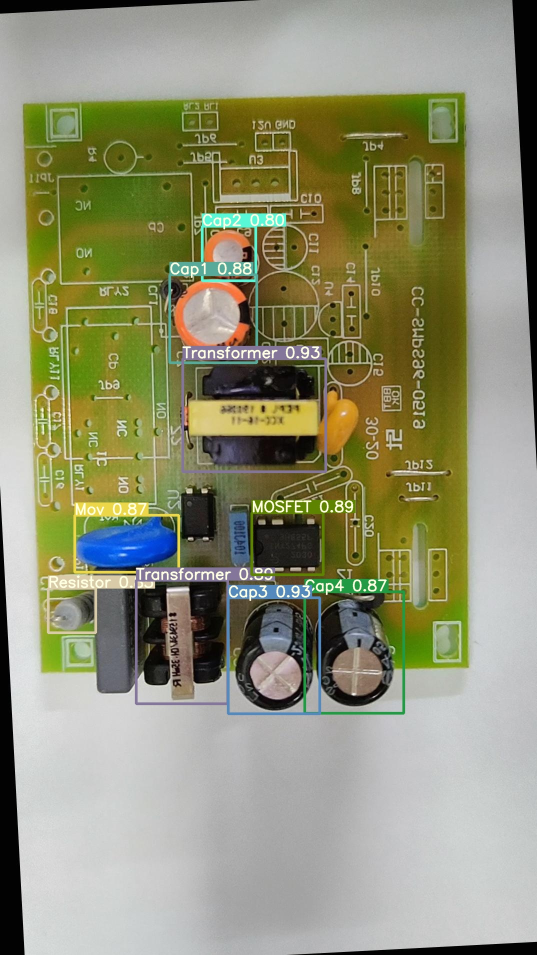
#> input picture ut/p2/p2.jpg, 1074 x 1910 px (shown at 1/2 size)
$ python myUnion.py
#> lines starting #> are read from the running program, lines starting #| are printed output that depends on the picture
import cv2
import numpy as np

if __name__ == '__main__':
    n0 = cv2.imread(f'ut/p2/p2.jpg')
#> n0 is the input picture: shape (1910, 1074, 3); mean B, G, R 117.3, 145.5, 144.6
    n1 = cv2.imread(f'ut/p2/test2.jpg')
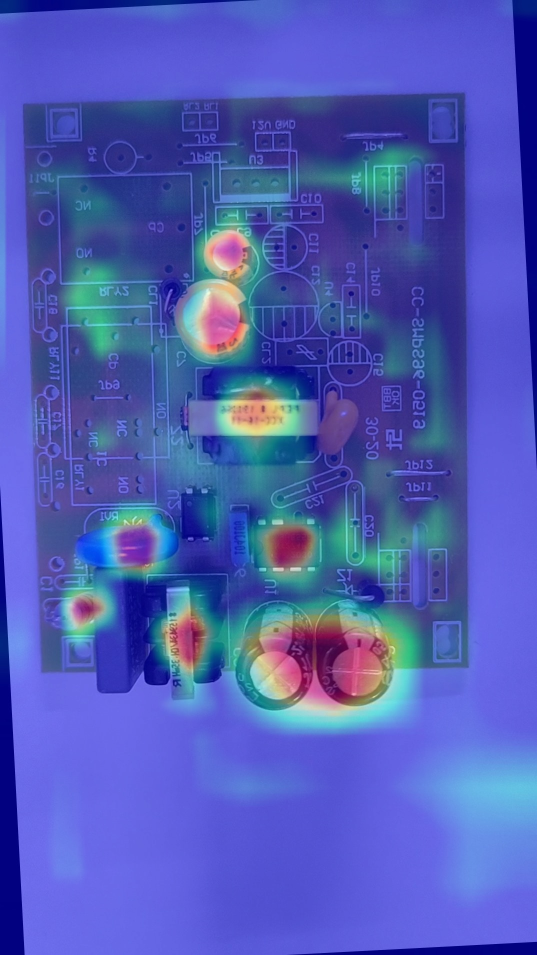
#> input picture ut/p2/test2.jpg, 1074 x 1910 px (shown at 1/2 size)
#> n1 is the input picture: shape (1910, 1074, 3); mean B, G, R 182, 91.5, 79.3
    n = cv2.add(n1,n0)
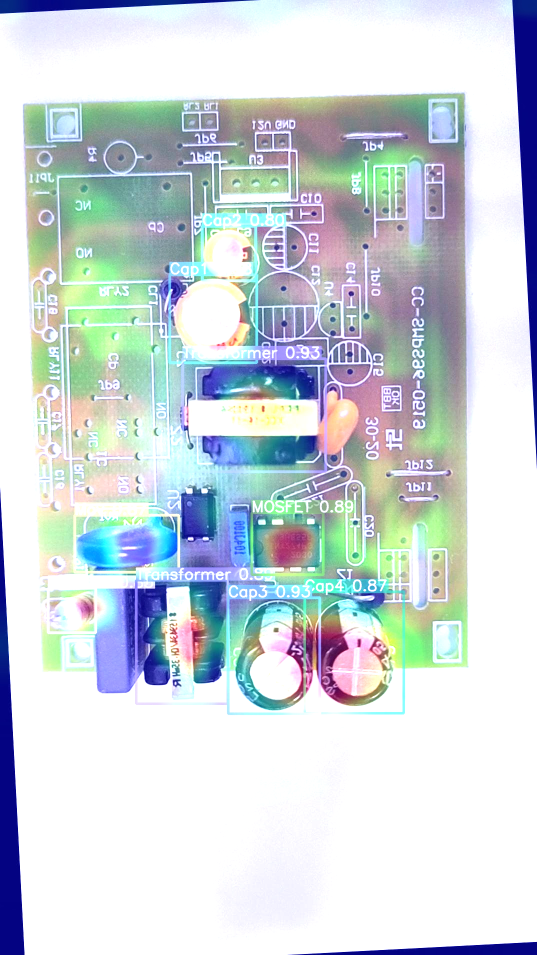
#> n: shape (1910, 1074, 3) (shown at 1/2 size); mean B, G, R 219.3, 214.2, 205
    img = cv2.addWeighted(n0, 0.5, n1, 0.5, 0)
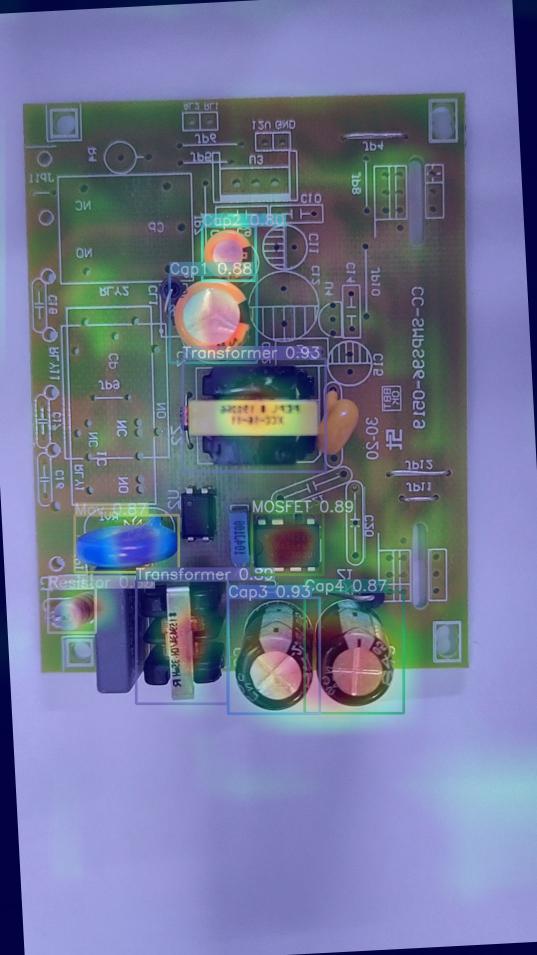
#> img: shape (1910, 1074, 3) (shown at 1/2 size); mean B, G, R 149.6, 118.5, 112
    cv2.imwrite(f'ut/p2/pp.jpg', img.astype(np.uint8))


    # [9 lines of commented-out code are left out]
